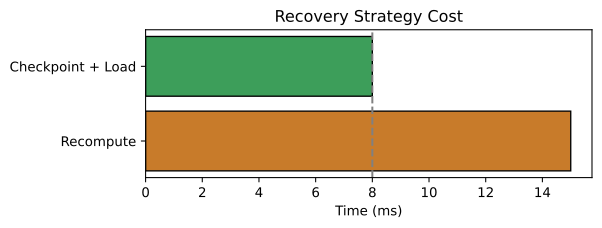

Write the Python code that produced this figure.
import matplotlib.pyplot as plt
import os

labels = ['Recompute', 'Checkpoint + Load']
times = [15, 8]
colors = ['#c87b2a', '#3d9e5a']

fig, ax = plt.subplots(figsize=(6, 2))
ax.barh(labels, times, color=colors, edgecolor='black')
ax.set_xlabel('Time (ms)')
ax.set_title('Recovery Strategy Cost')
ax.axvline(x=8, color='grey', linestyle='--')

out_path = os.environ.get('VISUAL_OUT_PATH', 'out.svg')
fig.savefig(out_path, format='svg', bbox_inches='tight')
plt.close(fig)
